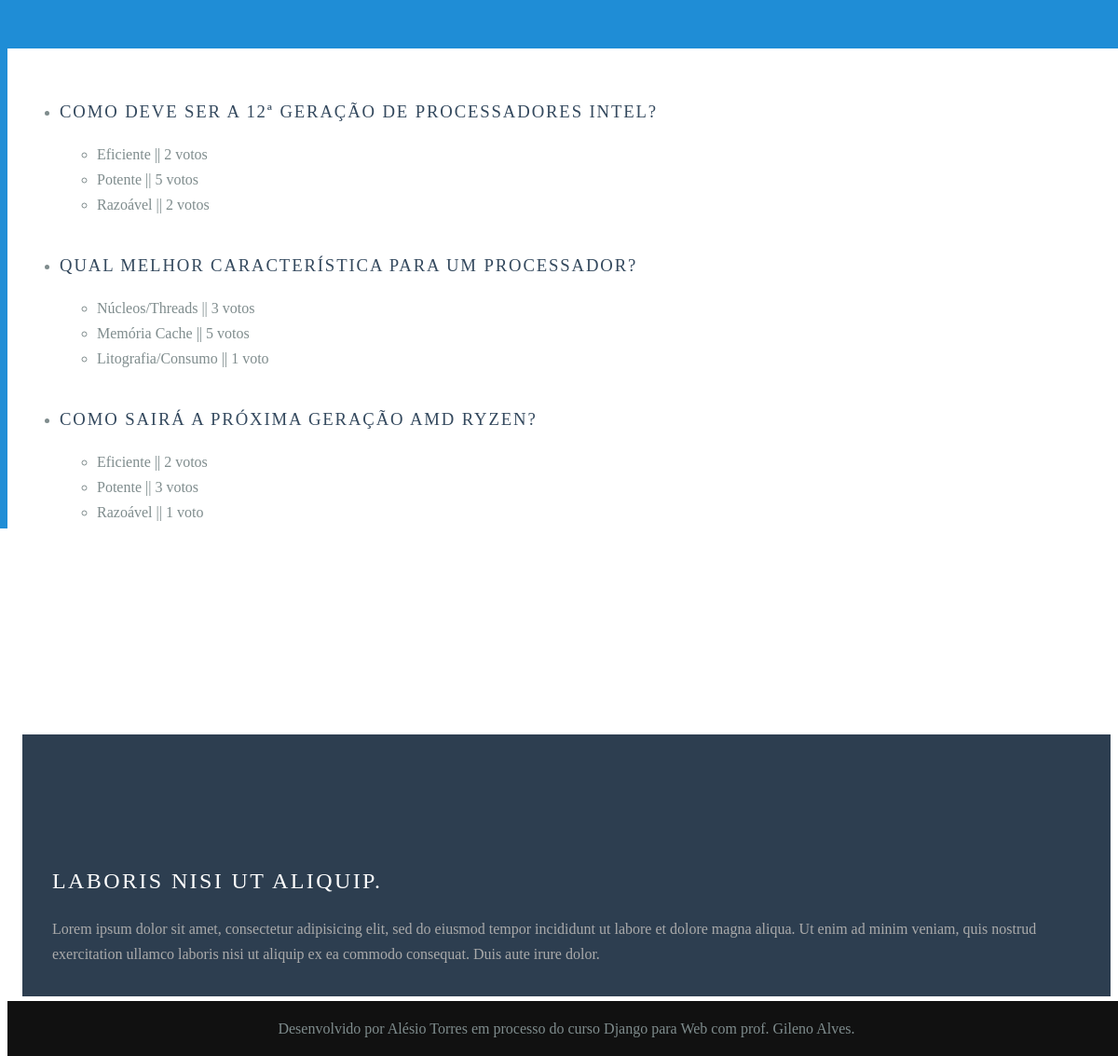
The page /enquetes/allresults/ on the database as committed earlier.
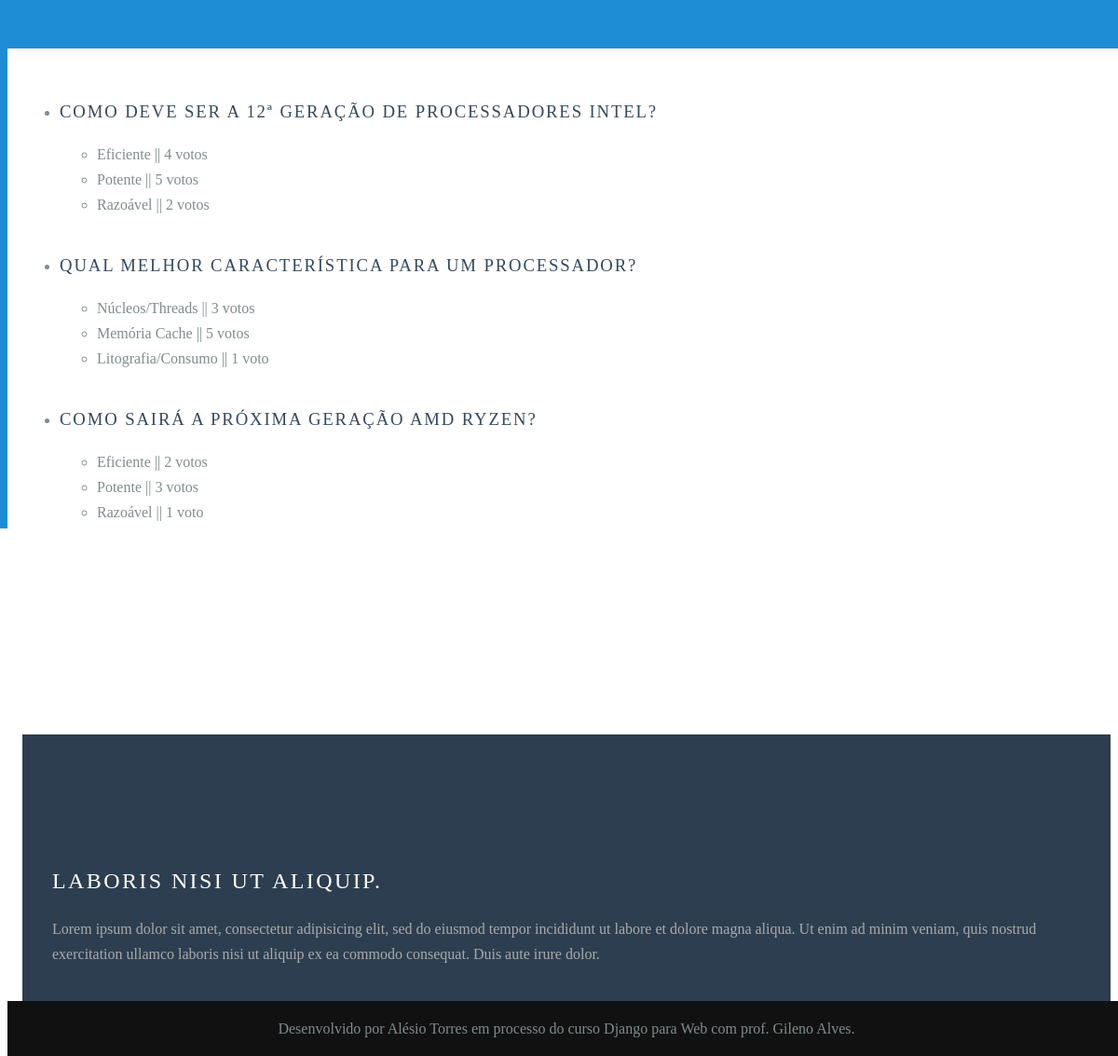
The same page on the database as committed later.
### enquete/models.py (models this page shows, shortened)
class Choice(models.Model):
    question = models.ForeignKey(Question, on_delete=models.CASCADE)
    choice_text = models.CharField(max_length=200)
    votes = models.IntegerField(default=0)

### enquete/views.py (the view)
# urls.py: path('allresults/', views.allresults, name='allresults'),
def allresults(request):
    latest_question_list = Question.objects.order_by('-pub_date')
    context = {'latest_question_list': latest_question_list}
    return render(request, 'enquete/results.html', context)

### enquete/templates/enquete/results.html (shortened to what this page needs)
{% extends 'base.html' %}
{% block content %}
{% if latest_question_list %}
    <ul>
        {% for l in latest_question_list %}
            <li>
                <h3 class="content-head">{{ l.question_text }}</h3>
                <ul>
                    {% for q in l.choice_set.all %}
                    <li>{{ q.choice_text }} || {{ q.votes }} voto{{ q.votes|pluralize }}</li>
                    {% endfor %}
                </ul>
            </li>
        {% endfor %}
    </ul>
{% endif %}
{% endblock %}

Rows that differ between the two databases and show on the page:
changed Choice (number 1 of 9 on the later page): votes "2" → "4"
